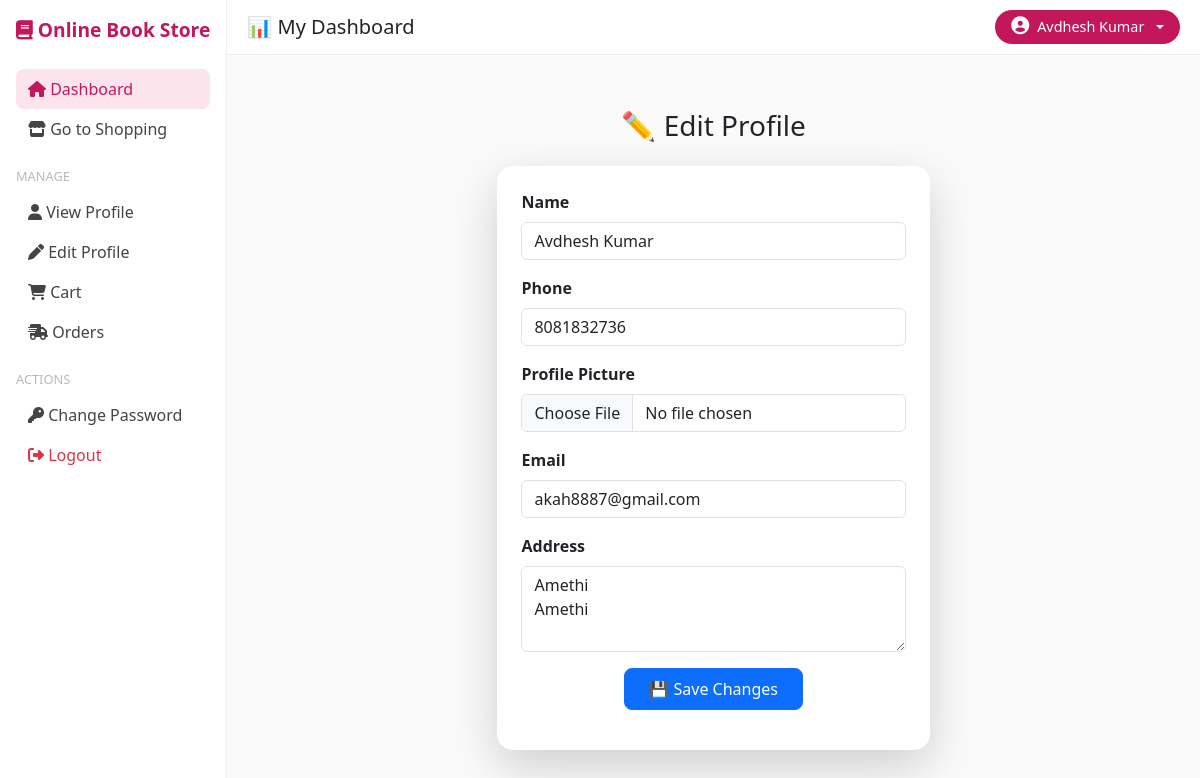
The app's page /userapp/editprofile/ (signed in) with its own data.
### mainapp/models.py (models this page shows, shortened)
class UserInfo(models.Model):
    name = models.CharField(max_length=100, null=True)
    email = models.EmailField(max_length=100)
    phone = models.IntegerField(max_length=15)
    address = models.TextField()
    profile = models.ImageField(upload_to="profiles/", blank=True, null=True)
    login = models.OneToOneField(LoginInfo, on_delete=models.CASCADE)
    created_at = models.DateTimeField(auto_now_add=True)

### userapp/views.py (the view, shortened to what this page needs)
# urls.py: path("editprofile/", views.editprofile, name="editprofile"),
@cache_control(no_cache=True, no_store=True, must_validate=True)
def editprofile(request):
    if "userid" not in request.session:
        messages.error(request, "You are not logged in.")
        return redirect("login")
    userid = request.session.get("userid")
    em = request.session.get("email")
    log = LoginInfo.objects.get(username=userid)
    user = UserInfo.objects.get(email=log.username)
    context = {
        "userid": userid,
        "user": user,
    }
    return render(request, "editprofile.html", context)

### userapp/templates/editprofile.html (shortened to what this page needs)
{% extends 'userbase1.html' %}
{% load static %}
{% block user %}
<div class="container py-4">
    <h3 class="text-center mb-4">✏️ Edit Profile</h3>
    <div class="row justify-content-center">
        <div class="col-12 col-md-10 col-lg-6">
            <div class="card shadow-lg border-0 rounded-4">
                <div class="card-body p-4">
                    <form action="" method="post" enctype="multipart/form-data">
                        <div class="mb-3">
                            <label for="name" class="form-label fw-bold">Name</label>
                            <input type="text" value="{{ user.name }}" class="form-control" name="name" id="name"
                                required>
                        </div>
                        <div class="mb-3">
                            <label for="ph" class="form-label fw-bold">Phone</label>
                            <input type="text" value="{{ user.phone }}" class="form-control" name="phone" id="ph">
                        </div>
                        <div class="mb-3">
                            <label for="pf" class="form-label fw-bold">Profile Picture</label>
                            <input type="file" class="form-control" name="pic" id="pf">
                        </div>
                        <div class="mb-3">
                            <label for="email" class="form-label fw-bold">Email</label>
                            <input type="email" value="{{ user.email }}" class="form-control" name="email" id="email"
                                required>
                        </div>
                        <div class="mb-3">
                            <label for="add" class="form-label fw-bold">Address</label>
                            <textarea class="form-control" name="address" id="add"
                                rows="3">{{ user.address }}</textarea>
                        </div>
                        <div class="text-center">
                            <button type="submit" class="btn btn-primary px-4 py-2 rounded-3">
                                💾 Save Changes
                            </button>
                        </div>
                    </form>
                </div>
            </div>
        </div>
    </div>
</div>
{% endblock %}

### userapp/templates/userbase1.html (shortened to what this page needs)
{% load static %}
<html lang="en">
<head>
  <link href="https://cdn.jsdelivr.net/npm/bootstrap@5.3.2/dist/css/bootstrap.min.css" rel="stylesheet">
  <link href="https://cdnjs.cloudflare.com/ajax/libs/font-awesome/6.4.2/css/all.min.css" rel="stylesheet">
</head>
<body>
  <div class="d-flex">
    <div class="sidebar p-3 d-none d-md-block">
      <div class="brand mb-4">
        <i class="fa-solid fa-book" style="color: #c2185b;"></i> Online Book Store
      </div>
      <ul class="nav flex-column">
        <li class="nav-item">
          <a href="{% url 'userdash' %}" class="nav-link active">
            <i class="fa-solid fa-house"></i> Dashboard
          </a>
        </li>
        <li class="nav-item">
          <a href="{% url 'index' %}" class="nav-link">
            <i class="fa-solid fa-store"></i> Go to Shopping
          </a>
        </li>
      </ul>
      <h6>Manage</h6>
      <ul class="nav flex-column">
        <li class="nav-item"><a href="{% url 'userprofile' %}" class="nav-link"><i class="fa-solid fa-user"></i> View
            Profile</a></li>
        <li class="nav-item"><a href="{% url 'editprofile' %}" class="nav-link"><i class="fa-solid fa-pen"></i> Edit
            Profile</a></li>
        <li class="nav-item"><a href="{% url 'viewcart' %}" class="nav-link"><i class="fa-solid fa-cart-shopping"></i>
            Cart</a></li>
        <li class="nav-item"><a href="{% url 'userorders' %}" class="nav-link"><i class="fa-solid fa-truck-fast"></i>
            Orders</a></li>
      </ul>
      <h6>Actions</h6>
      <ul class="nav flex-column">
        <li class="nav-item"><a href="{% url 'changeuserpassword' %}" class="nav-link"><i class="fa-solid fa-key"></i>
            Change Password</a></li>
        <li class="nav-item"><a href="{% url 'userlogout' %}" class="nav-link text-danger"><i
              class="fa-solid fa-right-from-bracket"></i> Logout</a></li>
      </ul>
    </div>
    <div class="flex-grow-1">
      <div class="topbar">
        <h5 class="mb-0">📊 My Dashboard</h5>
        <div class="dropdown">
          <button class="dropdown-toggle d-flex align-items-center gap-2" data-bs-toggle="dropdown">
            <span>{{ user.name }}</span>
          </button>
        </div>
      </div>
      <div class="content">
        {% block user %}{% endblock %}
      </div>
    </div>
  </div>
</body>
</html>

### userapp/templates/userbase1.html (style rules this page uses)
body { background-color: #fff; }
.sidebar { top: 0; position: sticky; height: 100vh; background-color: #fff; border-right: 1px solid #f0f0f0; padding: 20px; }
.sidebar .nav-link { color: #444; font-weight: 500; transition: 0.3s; padding: 8px 12px; }
.sidebar .nav-link:hover, .sidebar .nav-link.active { background-color: #fce4ec; color: #c2185b; border-radius: 8px; }
.sidebar h6 { font-size: 0.8rem; text-transform: uppercase; margin-top: 20px; color: #b9b9b9; }
.content { padding: 30px; background-color: #fafafa; min-height: 100vh; }
.topbar { border-bottom: 1px solid #eee; background-color: #fff; padding: 10px 20px; display: flex; justify-content: space-between; align-items: center; }
.brand { font-weight: bold; color: #c2185b; font-size: 1.2rem; }
.dropdown-toggle { background-color: #c2185b; color: #fff; border: none; border-radius: 20px; padding: 6px 16px; font-size: 0.9rem; }

### records on screen
UserInfo: name "Avdhesh Kumar", phone "8081832736", email "akah8887@gmail.com", address "Amethi Amethi"
